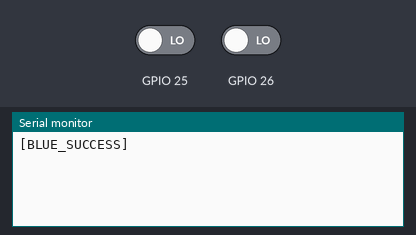
A sketch run on a simulated ESP32. On the bench: the last lines printed to the serial monitor. The test bench sets the inputs (shaded band); at power-on: GPIO 25 LOW, GPIO 26 LOW. Nothing arrives over Bluetooth unless stated.

Above: at 1.2 s.
1.3 s: GPIO 25 driven HIGH
At 2.5 s:
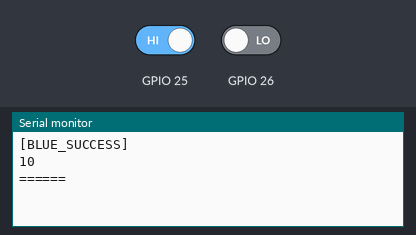
2.8 s: GPIO 26 driven HIGH
At 3.6 s:
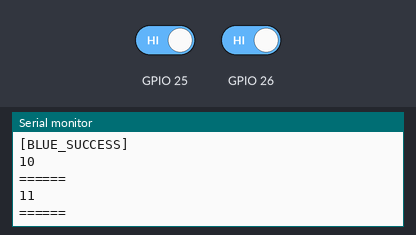
4.3 s: GPIO 25 driven LOW
At 4.8 s:
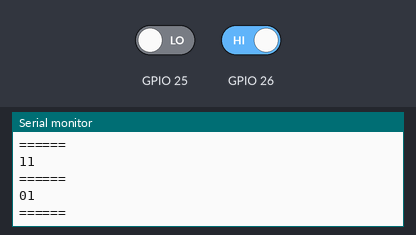
5.8 s: GPIO 26 driven LOW
At 7.1 s:
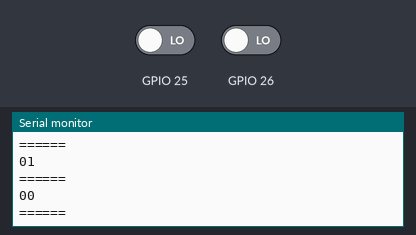
Timing chart, 0 to 8.3 s (numbered marks = the images above; inputs shaded):
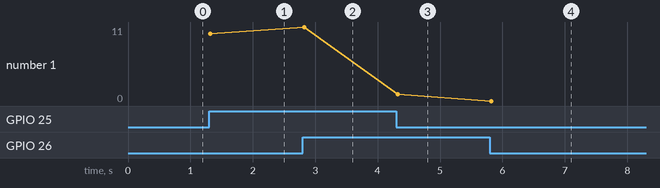

The sketch:

bluetooth_client.ino
```cpp
#include <BluetoothSerial.h>

BluetoothSerial espBT;

uint8_t address[6]  = {0x74, 0xC6, 0x3B, 0x38, 0xA4, 0xA0};

void setup() {
   Serial.begin(115200);
   espBT.begin("ESP32test", true);
   if (!espBT.connect(address, 1)) {
      Serial.println("[BLUE_FAIL]");
      ESP.restart();
   } else {
      Serial.println("[BLUE_SUCCESS]");
   }

   // PINS
   pinMode(25, INPUT_PULLDOWN);
   pinMode(26, INPUT_PULLDOWN);
}

int but1_prev;
int but2_prev;
int count = 0;

void loop() {
   int but1_curr = digitalRead(25);
   int but2_curr = digitalRead(26);

   if (count >= 10) {
      char c = Serial.read();
      if (c == '1') {
         espBT.disconnect();
      }
   }

   if (but1_curr != but1_prev || but2_curr != but2_prev) {

      char but1_c = but1_curr + '0';
      char but2_c = but2_curr + '0';

      delay(20);
      char payload[3] = {but1_c, but2_c};

      // uint8_t payload_int = (uint8_t)std::stoi(payload);
      // Serial.println(payload_int);
      // Serial.println("===");
      // char *payload = std::to_string(but1_curr).c_str() + std::to_string(but2_curr).c_str();
      // Serial.println(payload_int);
      espBT.print(payload);
      Serial.println(payload);
      Serial.println("======");
      but1_prev = but1_curr;
      but2_prev = but2_curr;
      count++;
   }
}
```

Measured:
- after the input at 1.3 s, the serial monitor: prints a new line at once (image 1)
- after the input at 2.8 s, the serial monitor: prints a new line at once (image 2)
- after the input at 4.3 s, the serial monitor: prints a new line at once (image 3)
- after the input at 5.8 s, the serial monitor: prints a new line at once (image 4)
- plotted number 1: 10 → 11 after the input at 2.8 s, 11 → 1 after the input at 4.3 s, 1 → 0 after the input at 5.8 s
